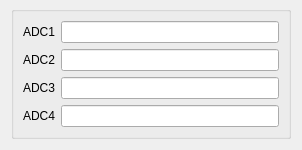
<?xml version="1.0" encoding="UTF-8"?>
<ui version="4.0">
 <class>CtrlSettingADC</class>
 <widget class="QWidget" name="CtrlSettingADC">
  <property name="geometry">
   <rect>
    <x>0</x>
    <y>0</y>
    <width>302</width>
    <height>143</height>
   </rect>
  </property>
  <property name="windowTitle">
   <string>Form</string>
  </property>
  <layout class="QHBoxLayout" name="horizontalLayout">
   <property name="topMargin">
    <number>6</number>
   </property>
   <item>
    <widget class="QGroupBox" name="groupBox">
     <property name="title">
      <string/>
     </property>
     <layout class="QFormLayout" name="formLayout">
      <item row="0" column="0">
       <widget class="QLabel" name="label">
        <property name="text">
         <string>ADC1</string>
        </property>
       </widget>
      </item>
      <item row="0" column="1">
       <widget class="QLineEdit" name="txtADC1">
        <property name="readOnly">
         <bool>true</bool>
        </property>
       </widget>
      </item>
      <item row="1" column="0">
       <widget class="QLabel" name="label_2">
        <property name="text">
         <string>ADC2</string>
        </property>
       </widget>
      </item>
      <item row="1" column="1">
       <widget class="QLineEdit" name="txtADC2">
        <property name="readOnly">
         <bool>true</bool>
        </property>
       </widget>
      </item>
      <item row="2" column="0">
       <widget class="QLabel" name="label_3">
        <property name="text">
         <string>ADC3</string>
        </property>
       </widget>
      </item>
      <item row="2" column="1">
       <widget class="QLineEdit" name="txtADC3">
        <property name="readOnly">
         <bool>true</bool>
        </property>
       </widget>
      </item>
      <item row="3" column="1">
       <widget class="QLineEdit" name="txtADC4">
        <property name="readOnly">
         <bool>true</bool>
        </property>
       </widget>
      </item>
      <item row="3" column="0">
       <widget class="QLabel" name="label_4">
        <property name="text">
         <string>ADC4</string>
        </property>
       </widget>
      </item>
     </layout>
    </widget>
   </item>
  </layout>
 </widget>
 <resources/>
 <connections/>
</ui>
